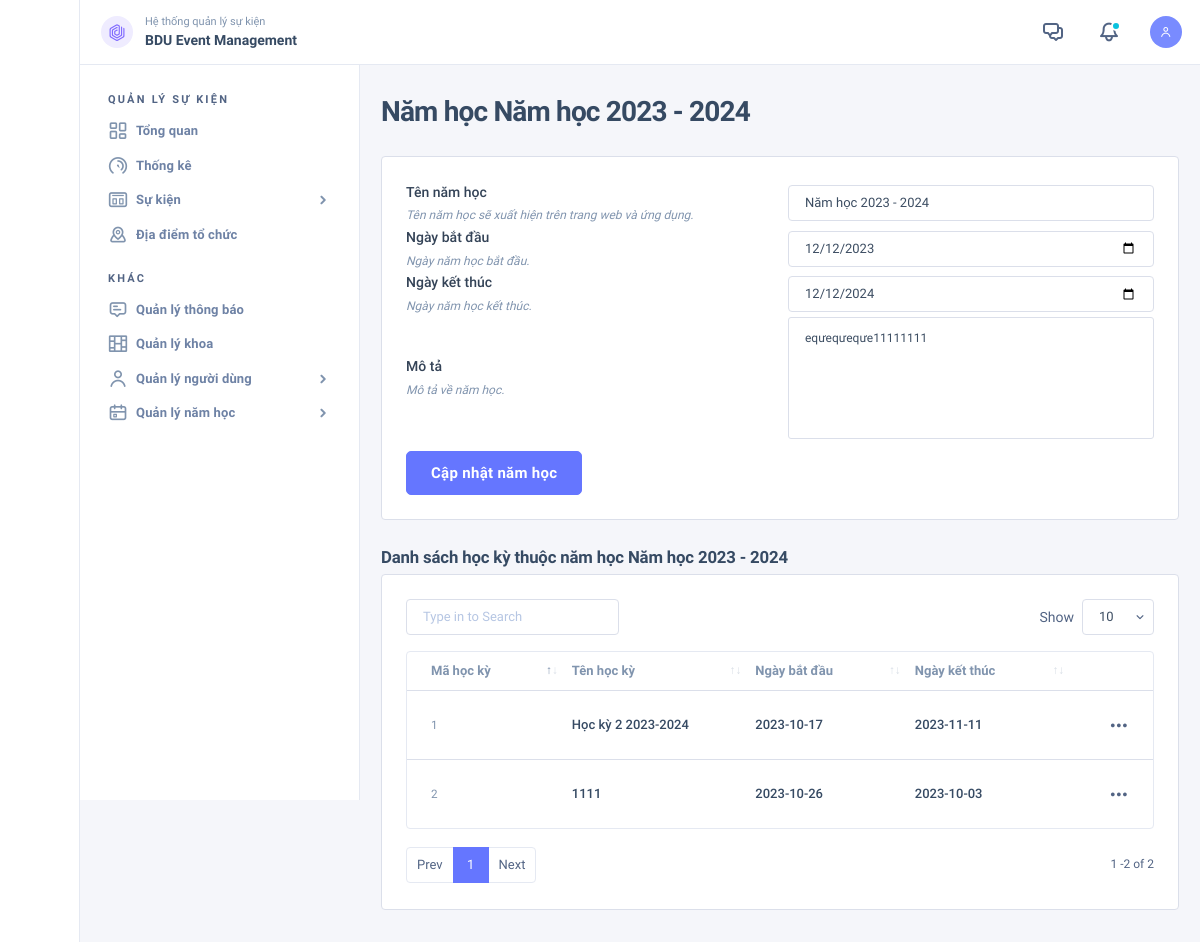
Page /qlsk/year-detail.php?id=3 (signed in) on the committed database.
### tables this page shows
CREATE TABLE `namhoc` (
  `MaNamHoc` int(11) NOT NULL,
  `TenNamHoc` varchar(500) DEFAULT NULL,
  `MoTa` varchar(2000) DEFAULT NULL,
  `NgayBatDau` date DEFAULT NULL,
  `NgayKetThuc` date DEFAULT NULL
);

CREATE TABLE `hocky` (
  `MaHocKy` int(11) NOT NULL,
  `TenHocKy` varchar(500) DEFAULT NULL,
  `MoTa` varchar(500) DEFAULT NULL,
  `MaNamHoc` int(11) DEFAULT NULL,
  `NgayBatDau` date DEFAULT NULL,
  `NgayKetThuc` date DEFAULT NULL
);

### qlsk/year-detail.php (the view, shortened to what this page needs)
<?php
include 'shared/header.php';
include 'core/connector.php';
$id = $_GET['id'];
$get_year = $conn->query("SELECT * FROM namhoc WHERE MaNamHoc = '$id'");
if ($get_year->num_rows > 0) {
    $year = $get_year->fetch_assoc();
    ?>
    <div class="nk-content">
        <div class="container-fluid">
            <div class="nk-content-inner">
                <div class="nk-content-body">
                    <div class="nk-block-head nk-block-head-sm">
                        <div class="nk-block-between">
                            <div class="nk-block-head-content">
                                <h3 class="nk-block-title page-title">Năm học <?php echo $year['TenNamHoc'] ?></h3>
                            </div>
                        </div>
                    </div>
                    <div class="nk-block">
                        <div class="row g-gs flex-row-reverse">
                            <div class="col-xxl-5">
                                <div class="card card-bordered h-100">
                                    <div class="card-inner">
                                        <form id="year-info-form">
                                            <div class="row g-3 align-center">
                                                <div class="col-md-6">
                                                    <div class="form-group">
                                                        <label class="form-label" for="year-name">Tên năm học</label>
                                                        <span class="form-note">Tên năm học sẽ xuất hiện trên trang web và ứng dụng.</span>
                                                    </div>
                                                </div>
                                                <div class="col-md-6">
                                                    <div class="form-group">
                                                        <div class="form-control-wrap">
                                                            <input type="text" class="form-control" id="year-name" required value="<?php echo $year['TenNamHoc'] ?>" name="year-name">
                                                        </div>
                                                    </div>
                                                </div>
                                            </div>
                                            <div class="row g-3 align-center">
                                                <div class="col-md-6">
                                                    <div class="form-group">
                                                        <label class="form-label" for="year-start">Ngày bắt đầu</label>
                                                        <span class="form-note">Ngày năm học bắt đầu.</span>
                                                    </div>
                                                </div>
                                                <div class="col-md-6">
                                                    <div class="form-group">
                                                        <div class="form-control-wrap">
                                                            <input type="date" class="form-control" id="year-start" required value="<?php echo $year['NgayBatDau'] ?>" name="year-start">
                                                        </div>
                                                    </div>
                                                </div>
                                            </div>
                                            <div class="row g-3 align-center">
                                                <div class="col-md-6">
                                                    <div class="form-group">
                                                        <label class="form-label" for="year-end">Ngày kết thúc</label>
                                                        <span class="form-note">Ngày năm học kết thúc.</span>
                                                    </div>
                                                </div>
                                                <div class="col-md-6">
                                                    <div class="form-group">
                                                        <div class="form-control-wrap">
                                                            <input type="date" class="form-control" id="year-end" required value="<?php echo $year['NgayKetThuc'] ?>" name="year-end">
                                                        </div>
                                                    </div>
                                                </div>
                                            </div>
                                            <div class="row g-3 align-center">
                                                <div class="col-md-6">
                                                    <div class="form-group">
                                                        <label class="form-label" for="year-desc">Mô tả</label>
                                                        <span class="form-note">Mô tả về năm học.</span>
                                                    </div>
                                                </div>
                                                <div class="col-md-6">
                                                    <div class="form-control-wrap">
                                                        <textarea class="form-control form-control-sm no-resize" required id="year-desc" name="year-desc" placeholder="Mô tả năm học"><?php echo $year['MoTa'] ?></textarea>
                                                    </div>
                                                </div>
                                            </div>
                                            <div class="row g-3">
                                                <div class="col-12">
                                                    <div class="form-group mt-2">
                                                        <button type="submit" class="btn btn-lg btn-primary">Cập nhật năm học</button>
                                                    </div>
                                                </div>
                                            </div>
                                        </form>
                                    </div>
                                </div>
                            </div>
                            <div class="col-xxl-7">
                                <h6>Danh sách học kỳ thuộc năm học <?php echo $year['TenNamHoc'] ?></h6>
                                <div class="card card-bordered card-preview">
                                    <div class="card-inner">
                                        <table id="class-list-table" class="datatable-init nk-tb-list nk-tb-ulist " data-export-title="Export" data-auto-responsive="false">
                                            <thead>
                                            <tr class="nk-tb-item nk-tb-head">
                                                <th class="nk-tb-col"><span class="sub-text">Mã học kỳ</span></th>
                                                <th class="nk-tb-col"><span class="sub-text">Tên học kỳ</span></th>
                                                <th class="nk-tb-col"><span class="sub-text">Ngày bắt đầu</span></th>
                                                <th class="nk-tb-col"><span class="sub-text">Ngày kết thúc</span></th>
                                                <th class="nk-tb-col nk-tb-col-tools text-end">
                                                </th>
                                            </tr>
                                            </thead>
                                            <tbody>
                                            <?php
                                            $get_s = $conn->query("SELECT * FROM hocky WHERE MaNamHoc = '$id'");
                                            while ($s = $get_s->fetch_assoc()) {
                                                ?>
                                                <tr class="nk-tb-item">
                                                    <td class="nk-tb-col">
                                                        <span class="tb-sub"><?php echo $s['MaHocKy']; ?></span>
                                                    </td>
                                                    <td class="nk-tb-col">
                                                        <div class="user-card">
                                                            <div class="user-info">
                                                                <span class="tb-lead"><?php echo $s['TenHocKy']; ?><span class="dot dot-success d-md-none ms-1"></span></span>
                                                            </div>
                                                        </div>
                                                    </td>
                                                    <td class="nk-tb-col">
                                                        <div class="user-card">
                                                            <div class="user-info">
                                                                <span class="tb-lead"><?php echo $s['NgayBatDau'] ?><span class="dot dot-success d-md-none ms-1"></span></span>
                                                            </div>
                                                        </div>
                                                    </td>
                                                    <td class="nk-tb-col">
                                                        <div class="user-card">
                                                            <div class="user-info">
                                                                <span class="tb-lead"><?php echo $s['NgayKetThuc'] ?><span class="dot dot-success d-md-none ms-1"></span></span>
                                                            </div>
                                                        </div>
                                                    </td>
                                                    <td class="nk-tb-col nk-tb-col-tools">
                                                        <ul class="nk-tb-actions gx-1">
                                                            <li>
                                                                <div class="drodown">
                                                                    <a href="#" class="dropdown-toggle btn btn-icon btn-trigger" data-bs-toggle="dropdown"><em class="icon ni ni-more-h"></em></a>
                                                                </div>
                                                            </li>
                                                        </ul>
                                                    </td>
                                                </tr>
                                            <?php } ?>
                                            </tbody>
                                        </table>
                                    </div>
                                </div>
                            </div>
                        </div>
                    </div>
                </div>
            </div>
        </div>
    </div>
<?php } include 'shared/footer.php' ?>

### rows in the picture
namhoc: TenNamHoc "Năm học 2023 - 2024", year-name "Năm học 2023 - 2024", year-start "12/12/2023", year-end "12/12/2024", year-desc "eqưeqưeqưe11111111"
hocky: MaHocKy "1", TenHocKy "Học kỳ 2 2023-2024", NgayBatDau "2023-10-17", NgayKetThuc "2023-11-11"
hocky: MaHocKy "2", TenHocKy "1111", NgayBatDau "2023-10-26", NgayKetThuc "2023-10-03"
